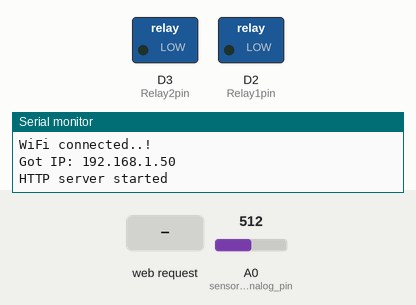
A sketch run on a simulated ESP8266 (NodeMCU). Shown: switched loads named in the sketch (green lamp = pin HIGH), the last lines printed to the serial monitor. The inputs (shaded band) are chosen by the test bench; at power-on: A0 (sensor_analog_pin) = 512. WiFi joins after 1.5 s; servers stay silent unless stated; uploads are accepted with an empty reply; random numbers use the default seed unless the sketch sets one.

Above: at 2.8 s.
2.9 s: HTTP request GET /relay1on received
At 3.6 s:
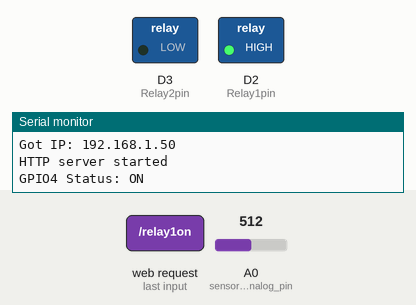
4.4 s: HTTP request GET /automation_on received
At 8.3 s:
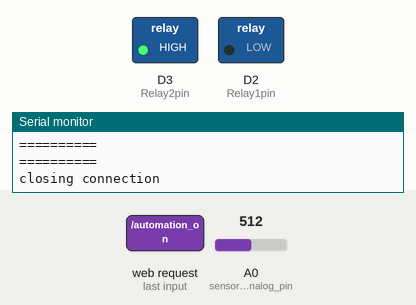
9.5 s: A0 (sensor_analog_pin) set to 750
14.5 s: A0 (sensor_analog_pin) set to 784
At 18.3 s:
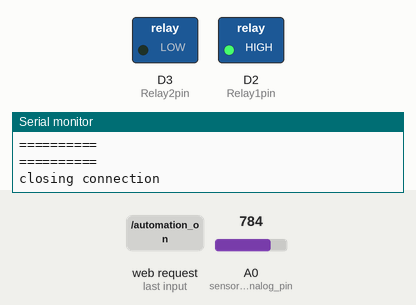
19.5 s: A0 (sensor_analog_pin) set to 716
At 23.3 s:
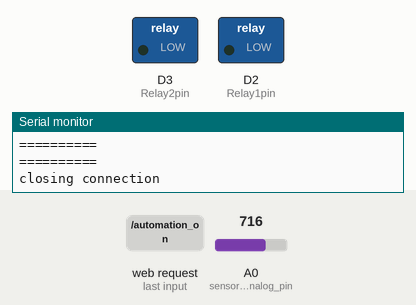
24.5 s: A0 (sensor_analog_pin) set to 900
At 28.4 s:
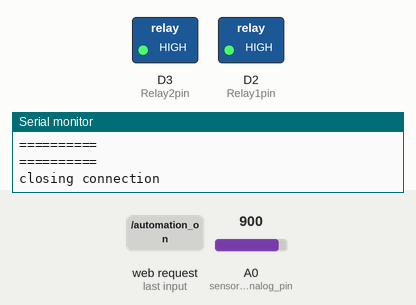
Timing chart, 0 to 29.9 s (numbered marks = the images above; inputs shaded):
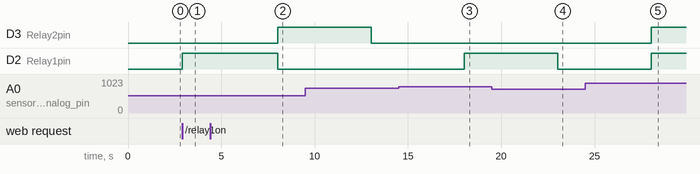

The sketch:

soil_sensor_web.ino
```cpp
#include <ESP8266WiFi.h>
#include <WiFiClient.h>
#include <ESP8266WebServer.h>
#include <ESP8266mDNS.h>
#include <DNSServer.h>
#include <ESP8266HTTPUpdateServer.h>
#include <WiFiManager.h>
#include <WiFiClientSecure.h>
#include "DHT.h"
#include "SimpleTimer.h"
String readString;

const char* host = "script.google.com";
const int httpsPort = 443;
// Use WiFiClientSecure class to create TLS connection
WiFiClientSecure client;

// SHA1 fingerprint of the certificate, don't care with your GAS service
const char* fingerprint = "";
String GAS_ID = "";   // Replace by your GAS service id

#define D0 16
#define D1 5
#define D2 4
#define D3 0
#define D4 2
#define D5 14
#define D6 12
#define D7 13
#define D8 15

ESP8266WebServer httpServer(80);
ESP8266HTTPUpdateServer httpUpdater;
#define host2 "ESP8266-server"

SimpleTimer timer;

//DHT configs
#define DHTTYPE DHT22   // DHT 22  (AM2302), AM2321
//uint8_t DHTPin = 2;
#define DHTPin D1
#define Relay1pin D2
#define Relay2pin D3
#define Relay3pin D4
#define Soil1pin D5
#define Soil2pin D6
int sensor_analog_pin= A0;

DHT dht(DHTPin, DHTTYPE);
float Temperature;
float Humidity;

//soil sensor configs
//uint8_t Relay1pin = 4;
bool Relay1status = LOW;
//uint8_t Relay2pin = 5;
bool Relay2status = LOW;
//uint8_t Relay3pin = 6;
bool Relay3status = LOW;
int Soil_sensor1, Soil_sensor2;
bool automation;

bool first_time = true;


void setup() {
  Serial.begin(115200);
  delay(100);
  WiFiManager wifiManager;
  wifiManager.setTimeout(30);
  wifiManager.autoConnect("AutoConnectAP");
  /*
    if (!wifiManager.startConfigPortal("AutoConnectAP")) {
    Serial.println("failed to connect and hit timeout");
    delay(3000);
    //reset and try again, or maybe put it to deep sleep
    ESP.reset();
    delay(5000);
    }
  */
  Serial.println("");
  pinMode(Relay1pin, OUTPUT);
  pinMode(Relay2pin, OUTPUT);
  digitalWrite(Relay1pin, LOW);
  digitalWrite(Relay2pin, LOW);
  pinMode(DHTPin, INPUT);
  if (MDNS.begin(host2) != true ) {
    Serial.println("starting mdns failed");
  }

  httpUpdater.setup(&httpServer);
  httpServer.begin();

  MDNS.addService("http", "tcp", 80);
  Serial.printf("HTTPUpdateServer ready! Open http://%s.local/update in your browser\n", host2);
  Serial.println("");
  Serial.println("WiFi connected..!");
  Serial.print("Got IP: ");  Serial.println(WiFi.localIP());

  httpServer.on("/", handle_OnConnect);
  httpServer.on("/relay1on", handle_relay1on);
  httpServer.on("/relay1off", handle_relay1off);
  httpServer.on("/relay2on", handle_relay2on);
  httpServer.on("/relay2off", handle_relay2off);
  httpServer.on("/relay3on", handle_relay3on);
  httpServer.on("/relay3off", handle_relay3off);
  httpServer.on("/automation_on", handle_automation_on);
  httpServer.on("/automation_off", handle_automation_off);
  httpServer.onNotFound(handle_NotFound);


  Serial.println("HTTP server started");
  //send_mail("bigdeli.ali3@gmail.com", "testing another");
  timer.setInterval(5000, read_sensor_value);
}
void loop() {

  httpServer.handleClient();
  MDNS.update();
  timer.run();
  conditions ();
  relay_actions();

}

void conditions() {
  if (automation == true) {
    if ((Soil_sensor1 <= 40 ) || (Soil_sensor2 <= 40 )) {
      //starting water pump
      Relay1status = HIGH;
    }
    else {
      //stoping water pump
      Relay1status = LOW;
    }
    if (Temperature >= 29) {
      //starting fan
      Relay2status = HIGH;
    }
    else {
      //stoping fan
      Relay2status = LOW;
    }
    if (Temperature <= 28) {
      //starting heater
      Relay3status = HIGH;
    }
    else {
      //stoping heater
      Relay3status = LOW;
    }
  }
}

void relay_actions() {
  if (Relay1status)
  {
    digitalWrite(Relay1pin, HIGH);
  }
  else
  {
    digitalWrite(Relay1pin, LOW);
  }

  if (Relay2status)
  {
    digitalWrite(Relay2pin, HIGH);
  }
  else
  {
    digitalWrite(Relay2pin, LOW);
  }
  if (Relay3status)
  {
    digitalWrite(Relay3pin, HIGH);
  }
  else
  {
    digitalWrite(Relay3pin, LOW);
  }
}
void handle_relay1on() {
  Relay1status = HIGH;
  Serial.println("GPIO4 Status: ON");
  httpServer.send(200, "text/html", SendHTML(Temperature, Humidity, Soil_sensor1, Soil_sensor2, Relay1status, Relay2status, Relay3status, automation));
}

void handle_relay1off() {
  Relay1status = LOW;
  Serial.println("GPIO4 Status: OFF");
  httpServer.send(200, "text/html", SendHTML(Temperature, Humidity, Soil_sensor1, Soil_sensor2, Relay1status, Relay2status, Relay3status, automation));
}

void handle_relay2on() {
  Relay2status = HIGH;
  Serial.println("GPIO5 Status: ON");
  httpServer.send(200, "text/html", SendHTML(Temperature, Humidity, Soil_sensor1, Soil_sensor2, Relay1status, Relay2status, Relay3status, automation));
}

void handle_relay2off() {
  Relay2status = LOW;
  Serial.println("GPIO5 Status: OFF");
  httpServer.send(200, "text/html", SendHTML(Temperature, Humidity, Soil_sensor1, Soil_sensor2, Relay1status, Relay2status, Relay3status, automation));
}

void handle_relay3on() {
  Relay3status = HIGH;
  Serial.println("GPIO5 Status: ON");
  httpServer.send(200, "text/html", SendHTML(Temperature, Humidity, Soil_sensor1, Soil_sensor2, Relay1status, Relay2status, Relay3status, automation));
}

void handle_relay3off() {
  Relay3status = LOW;
  Serial.println("GPIO5 Status: OFF");
  httpServer.send(200, "text/html", SendHTML(Temperature, Humidity, Soil_sensor1, Soil_sensor2, Relay1status, Relay2status, Relay3status, automation));
}

void handle_automation_on() {
  automation = HIGH;
  Serial.println("automation Status: ON");
  httpServer.send(200, "text/html", SendHTML(Temperature, Humidity, Soil_sensor1, Soil_sensor2, Relay1status, Relay2status, Relay3status, automation));
}

void handle_automation_off() {
  automation = LOW;
  Serial.println("automation Status: OFF");
  httpServer.send(200, "text/html", SendHTML(Temperature, Humidity, Soil_sensor1, Soil_sensor2, Relay1status, Relay2status, Relay3status, automation));
}


void handle_OnConnect() {
  float Temperature_t = Temperature;
  float Humidity_t = Humidity;
  float Soil_sensor1_t = Soil_sensor1;
  float Soil_sensor2_t = Soil_sensor2;
  //Soil_sensor2 = read_sensor_value2();
  //if (first_time) {
  //Relay1status = LOW;
  //Relay2status = LOW;
  //Serial.println("GPIO4 Status: OFF | GPIO5 Status: OFF");
  //first_time = false;
  //}

  //server.send(200, "text/html", SendHTML(LED1status,LED2status));
  httpServer.send(200, "text/html", SendHTML(Temperature_t, Humidity_t, Soil_sensor1_t, Soil_sensor2_t, Relay1status, Relay2status, Relay3status, automation));
}

void handle_NotFound() {
  httpServer.send(404, "text/plain", "Not found");
}


void read_sensor_value() {
  temp_hu();
  soil_sensors();
  sendData(Temperature, Humidity, Soil_sensor1, Soil_sensor2);
}

void soil_sensors() {
  Serial.println("turn on the module Soil_sensor1");
  digitalWrite(Soil1pin, HIGH);
  delay(10);
  Soil_sensor1 = analogRead(sensor_analog_pin);
  Soil_sensor1 = map(Soil_sensor1, 1024, 400, 0, 100);
  Serial.print("Soil_sensor1 Mositure : ");
  Serial.print(Soil_sensor1);
  Serial.println("%");
  Serial.println("turn off the module Soil_sensor1");
  delay(10);
  digitalWrite(Soil1pin, LOW);
  delay(100);
  Serial.println("turn on the module Soil_sensor2");
  digitalWrite(Soil2pin, HIGH);
  delay(10);
  Soil_sensor2 = analogRead(sensor_analog_pin);
  Soil_sensor2 = map(Soil_sensor2, 1024, 400, 0, 100);
  Serial.print("Soil_sensor2 Mositure : ");
  Serial.print(Soil_sensor2);
  Serial.println("%");
  delay(10);
  Serial.println("turn off the module Soil_sensor2");
  digitalWrite(Soil2pin, LOW);
  /*
    Soil_sensor1 = random(10, 60);
    Soil_sensor2 = random(30, 80);
    Serial.print("soil sensor 1: ");
    Serial.println(Soil_sensor1);
    Serial.print("soil sensor 2: ");
    Serial.println(Soil_sensor2);
  */
}


void temp_hu() {
  //Humidity = dht.readHumidity();
  //Temperature = dht.readTemperature();
  Humidity = random(30, 80);
  Temperature = random(10, 40);
  if (isnan(Humidity) || isnan(Temperature)) {
    Serial.println("Failed to read from DHT sensor!");
  }
  else {
    Serial.print("humidity is: ");
    Serial.println(Humidity);
    Serial.print("temp is: ");
    Serial.println(Temperature);
  }
  //delay(1000);
}

// Function for Send data into Google Spreadsheet
void sendData(int tem, int hum,int soil1,int soil2)
{
  Serial.print("connecting to ");
  Serial.println(host);
  if (!client.connect(host, httpsPort)) {
    Serial.println("connection failed");
    return;
  }

  if (client.verify(fingerprint, host)) {
  Serial.println("certificate matches");
  } else {
  Serial.println("certificate doesn't match");
  }
  String string_temperature =  String(tem, DEC);
  String string_humidity =  String(hum, DEC);
  String string_soil1 =  String(soil1, DEC);
  String string_soil2 =  String(soil2, DEC);
  String url = "/macros/s/" + GAS_ID + "/exec?temperature=" + string_temperature + "&humidity=" + string_humidity + "&soil_sensor1=" + string_soil1 + "&soil_sensor2=" + string_soil2;
  Serial.print("requesting URL: ");
  Serial.println(url);

  client.print(String("GET ") + url + " HTTP/1.1\r\n" +
         "Host: " + host + "\r\n" +
         "User-Agent: BuildFailureDetectorESP8266\r\n" +
         "Connection: close\r\n\r\n");

  Serial.println("request sent");
  while (client.connected()) {
  String line = client.readStringUntil('\n');
  if (line == "\r") {
    Serial.println("headers received");
    break;
  }
  }
  String line = client.readStringUntil('\n');
  if (line.startsWith("{\"state\":\"success\"")) {
  Serial.println("esp8266/Arduino CI successfull!");
  } else {
  Serial.println("esp8266/Arduino CI has failed");
  }
  Serial.println("reply was:");
  Serial.println("==========");
  Serial.println(line);
  Serial.println("==========");
  Serial.println("closing connection");
}


String SendHTML(float Temperaturestat, float Humiditystat, float Soil_sensor1, float Soil_sensor2, uint8_t relay1stat, uint8_t relay2stat, uint8_t relay3stat, bool automate) {
  String ptr = "<!DOCTYPE html> <html>\n";
  ptr += "<head><meta name=\"viewport\" content=\"width=device-width, initial-scale=1.0, user-scalable=no\">\n";
  ptr += "<title>ESP32 Weather Report</title>\n";
  ptr += "<style>html { font-family: Helvetica; display: inline-block; margin: 0px auto; text-align: center;}\n";
  ptr += "body{margin-top: 50px;} h1 {color: #444444;margin: 50px auto 30px;} h3 {color: #444444;margin-bottom: 50px;}\n";
  ptr += "p {font-size: 24px;color: #444444;margin-bottom: 10px;}\n";
  ptr += ".button {display: block;width: 80px;background-color: #3498db;border: none;color: white;padding: 13px 30px;text-decoration: none;font-size: 25px;margin: 0px auto 35px;cursor: pointer;border-radius: 4px;}\n";
  ptr += ".button-on {background-color: #3498db;}\n";
  ptr += ".button-on:active {background-color: #2980b9;}\n";
  ptr += ".button-off {background-color: #34495e;}\n";
  ptr += ".button-off:active {background-color: #2c3e50;}\n";
  ptr += "p1 {font-size: 14px;color: #888;margin-bottom: 10px;}\n";
  ptr += "</style>\n";
  ptr += "<script>\n";
  ptr += "setInterval(loadDoc,200);\n";
  ptr += "function loadDoc() {\n";
  ptr += "var xhttp = new XMLHttpRequest();\n";
  ptr += "xhttp.onreadystatechange = function() {\n";
  ptr += "if (this.readyState == 4 && this.status == 200) {\n";
  ptr += "document.getElementById(\"webpage\").innerHTML =this.responseText}\n";
  ptr += "};\n";
  ptr += "xhttp.open(\"GET\", \"/\", true);\n";
  ptr += "xhttp.send();\n";
  ptr += "return false;}\n";
  ptr += "</script>\n";
  ptr += "<script>";
  ptr += "function send_status(status){\n ";
  ptr += "var xhttp = new XMLHttpRequest();\n";
  ptr += "xhttp.open(\"GET\", '/' + status, true);\n";
  ptr += "xhttp.send();\n";
  ptr += "\n}";
  ptr += "</script>\n";
  ptr += "</head>\n";
  ptr += "<body>\n";
  ptr += "<div id=\"webpage\">\n";
  ptr += "<h1>ESP8266 Smart Garden Report</h1>\n";

  ptr += "<p>Temperature: ";
  ptr += (int)Temperaturestat;
  ptr += "°C</p>";
  ptr += "<p>Humidity: ";
  ptr += (int)Humiditystat;
  ptr += "%</p>";


  ptr += "<p>Soil sensor 1: ";
  ptr += (int)Soil_sensor1;
  //ptr += "°C</p>";
  ptr += "%</p>";
  ptr += "<p>Soil sensor 2: ";
  ptr += (int)Soil_sensor2;
  ptr += "%</p>";

  if (automate)
  {
    //ptr += "<p1>Relay1 Status: ON</p><a class=\"button button-off\" href=\"/relay1off\">OFF</a>\n";
    ptr += "<p1>automation Status: ON</p><a class=\"button button-off\" onclick=\"return send_status('automation_off');\">OFF</a>\n";
  }
  else
  {
    //ptr += "<p1>Relay1 Status: OFF</p><a class=\"button button-on\" href=\"/relay1on\">ON</a>\n";
    ptr += "<p1>automation Status: OFF</p><a class=\"button button-on\" onclick=\"return send_status('automation_on');\">ON</a>\n";
  }

  if (relay1stat)
  {
    //ptr += "<p1>Relay1 Status: ON</p><a class=\"button button-off\" href=\"/relay1off\">OFF</a>\n";
    ptr += "<p1>Relay1 Status: ON</p><a class=\"button button-off\" onclick=\"return send_status('relay1off');\">OFF</a>\n";
  }
  else
  {
    //ptr += "<p1>Relay1 Status: OFF</p><a class=\"button button-on\" href=\"/relay1on\">ON</a>\n";
    ptr += "<p1>Relay1 Status: OFF</p><a class=\"button button-on\" onclick=\"return send_status('relay1on');\">ON</a>\n";
  }

  if (relay2stat)
  {
    //ptr += "<p1>Relay2 Status: ON</p><a class=\"button button-off\" href=\"/relay2off\">OFF</a>\n";
    ptr += "<p1>Relay2 Status: ON</p><a class=\"button button-off\" onclick=\"return send_status('relay2off');\">OFF</a>\n";
  }
  else
  {
    //ptr += "<p1>Relay2 Status: OFF</p><a class=\"button button-on\" href=\"/relay2on\">ON</a>\n";
    ptr += "<p1>Relay2 Status: OFF</p><a class=\"button button-on\" onclick=\"return send_status('relay2on');\">ON</a>\n";
  }

  if (relay3stat)
  {
    //ptr += "<p1>Relay2 Status: ON</p><a class=\"button button-off\" href=\"/relay2off\">OFF</a>\n";
    ptr += "<p1>Relay3 Status: ON</p><a class=\"button button-off\" onclick=\"return send_status('relay3off');\">OFF</a>\n";
  }
  else
  {
    //ptr += "<p1>Relay2 Status: OFF</p><a class=\"button button-on\" href=\"/relay2on\">ON</a>\n";
    ptr += "<p1>Relay3 Status: OFF</p><a class=\"button button-on\" onclick=\"return send_status('relay3on');\">ON</a>\n";
  }


  ptr += "</div>\n";
  ptr += "</body>\n";
  ptr += "</html>\n";
  return ptr;
}
```

Measured:
- the behaviour switches between 765 and 766 on A0 (sensor_analog_pin) (found by bisection; images 2 and 3)
- after the input at 2.9 s, D2 (Relay1pin): LOW → HIGH at once
- after the input at 4.4 s, D3 (Relay2pin): LOW → HIGH after 3.6 s; D2 (Relay1pin): HIGH → LOW after 3.6 s
- after the input at 14.5 s, D2 (Relay1pin): LOW → HIGH after 3.5 s
- after the input at 19.5 s, D2 (Relay1pin): HIGH → LOW after 3.5 s
- after the input at 24.5 s, D2 (Relay1pin): LOW → HIGH after 3.5 s
